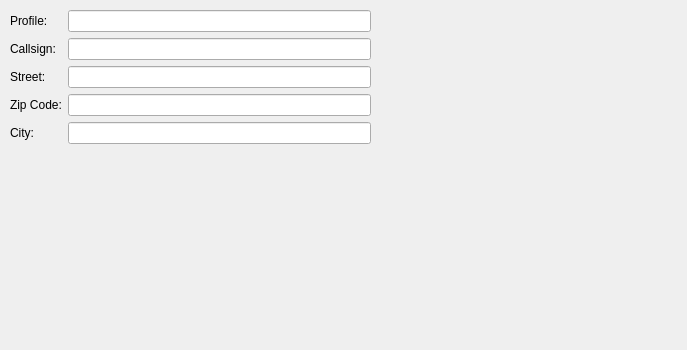
<?xml version="1.0" encoding="UTF-8"?>
<ui version="4.0">
 <class>Logbook::Internal::GeneralSettings</class>
 <widget class="QWidget" name="Logbook::Internal::GeneralSettings">
  <property name="geometry">
   <rect>
    <x>0</x>
    <y>0</y>
    <width>687</width>
    <height>350</height>
   </rect>
  </property>
  <property name="windowTitle">
   <string>Dialog</string>
  </property>
  <widget class="QWidget" name="formLayoutWidget">
   <property name="geometry">
    <rect>
     <x>10</x>
     <y>10</y>
     <width>361</width>
     <height>281</height>
    </rect>
   </property>
   <layout class="QFormLayout" name="formLayout">
    <item row="1" column="0">
     <widget class="QLabel" name="labelCallsign">
      <property name="text">
       <string>Callsign:</string>
      </property>
     </widget>
    </item>
    <item row="1" column="1">
     <widget class="QLineEdit" name="lineEditCallsign"/>
    </item>
    <item row="2" column="0">
     <widget class="QLabel" name="labelStreet">
      <property name="text">
       <string>Street:</string>
      </property>
     </widget>
    </item>
    <item row="2" column="1">
     <widget class="QLineEdit" name="lineEditStreet"/>
    </item>
    <item row="3" column="1">
     <widget class="QLineEdit" name="lineEditZipCode"/>
    </item>
    <item row="0" column="0">
     <widget class="QLabel" name="labelProfileName">
      <property name="text">
       <string>Profile:</string>
      </property>
     </widget>
    </item>
    <item row="0" column="1">
     <widget class="QLineEdit" name="lineEditProfil"/>
    </item>
    <item row="4" column="1">
     <widget class="QLineEdit" name="lineEditCity"/>
    </item>
    <item row="3" column="0">
     <widget class="QLabel" name="labelZipCode">
      <property name="text">
       <string>Zip Code:</string>
      </property>
     </widget>
    </item>
    <item row="4" column="0">
     <widget class="QLabel" name="labelCity">
      <property name="text">
       <string>City:</string>
      </property>
     </widget>
    </item>
   </layout>
  </widget>
 </widget>
 <resources/>
 <connections/>
</ui>
